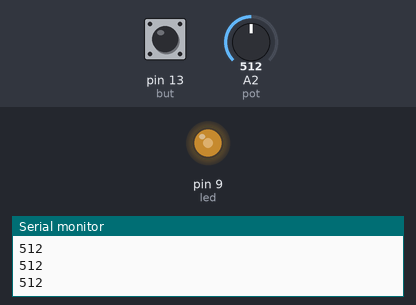
A sketch run on a simulated Arduino Uno, built with avr-gcc and run on an emulated ATmega328P. Shown: output pins drawn as LEDs (lit = HIGH), the last lines printed to the serial monitor. The inputs (shaded band) are chosen by the test bench; at power-on: A2 (pot) = 512, pin 13 (but) HIGH.

Above: at 4.2 s.
4.3 s: A2 (pot) set to 716
At 4.6 s:
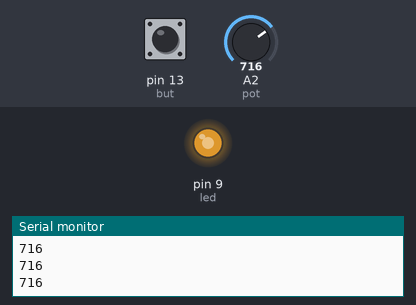
5.8 s: A2 (pot) set to 900
At 7.0 s:
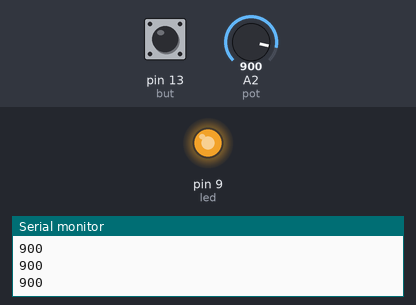
7.3 s: A2 (pot) set to 122
At 8.1 s:
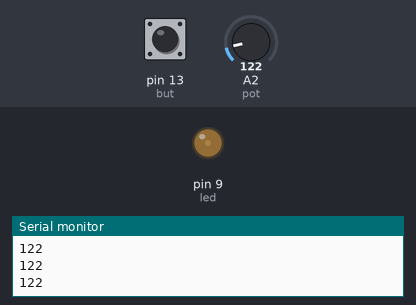
Timing chart, 0 to 10.3 s (numbered marks = the images above; inputs shaded):
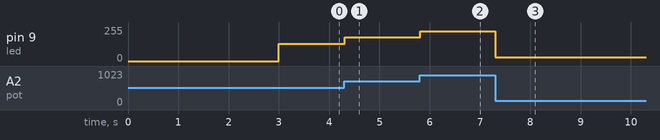

The sketch:

eeprom2.ino
```cpp
#include "EEPROM.h"   // 512 0...511

#define but 13
#define pot A2
#define led 9

void setup() {
  int brightness = 0;
  Serial.begin(9600);
  delay(3000);    // EEPROM.write(address, value)     EEPROM.put(address, value)
  pinMode(but, INPUT);
  pinMode(pot, INPUT);
  pinMode(led, OUTPUT);
}
void loop() {
  int brightness = analogRead(pot); //0...1023   0....255
  Serial.println(brightness);

  analogWrite(led, brightness / 4);

  if (digitalRead(but) == 0) {
    //EEPROM.put(0, brightness);
    Serial.println(EEPROM.get(0, brightness));
    delay(1000);
  }

}
```

Measured:
- after the input at 4.3 s, pin 9 (led): 128/255 → 179/255 at once
- after the input at 5.8 s, pin 9 (led): 179/255 → 225/255 at once
- after the input at 7.3 s, pin 9 (led): 225/255 → 30/255 at once
